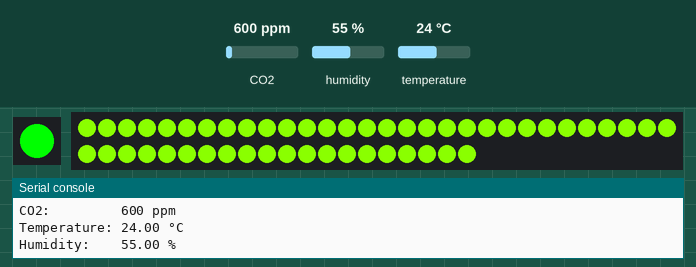
A program run on a simulated Raspberry Pi Pico running MicroPython. Shown: 1 RGB LEDs in strip order, left to right, 50 RGB LEDs in strip order, left to right, continuing on the next row, the last lines printed to the serial console. Inputs (shaded band) come from the test bench; at power-on: CO2 600 ppm, humidity 55 %, temperature 24 °C.

Above: at 1.2 s.
1.3 s: CO2 set to 452 ppm
4.3 s: CO2 set to 1700 ppm
At 5.0 s:
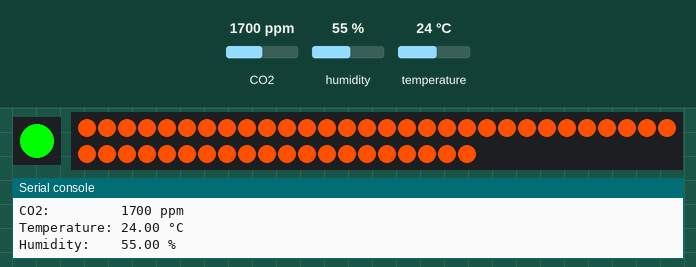
7.3 s: CO2 set to 1050 ppm
At 8.0 s:
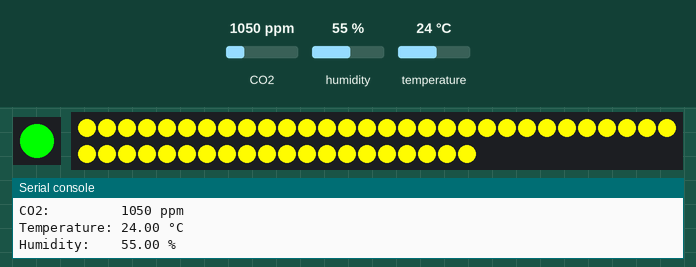
Timing chart, 0 to 10.3 s (numbered marks = the images above; inputs shaded):
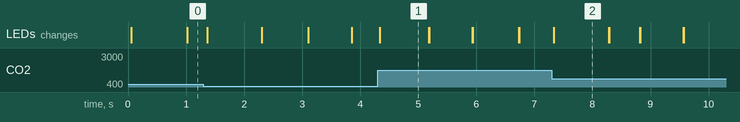

Measured:
- after the input at 4.3 s, the LEDs: change at once (image 1)
- after the input at 7.3 s, the LEDs: change at once (image 2)
- what the display in image 1 shows lasts 0.9 s, from 4.3 s to 5.2 s
- what the display in image 2 shows lasts 1.0 s, from 7.3 s to 8.3 s

The program:

co2.py
```python
import time

import breakout_scd41 as scd
import machine
from pimoroni import RGBLED

import plasma

"""
Reads CO2 level from an SCD41 breakout...
... and changes the LED strip an appropriate colour.
https://shop.pimoroni.com/products/scd41-co2-sensor-breakout
"""

# set how many LEDs you have
NUM_LEDS = 50

BRIGHTNESS = 1.0

# the range of readings to map to colours
# https://www.kane.co.uk/knowledge-centre/what-are-safe-levels-of-co-and-co2-in-rooms
MIN = 400
MAX = 2000

# pick what bits of the colour wheel to use (from 0-360°)
# https://www.cssscript.com/demo/hsv-hsl-color-wheel-picker-reinvented/
HUE_START = 100  # green
HUE_END = 0  # red

# Pick *one* LED type by uncommenting the relevant line below:
# WS2812 / NeoPixel™ LEDs
led_strip = plasma.WS2812(NUM_LEDS)

# APA102 / DotStar™ LEDs
# led_strip = plasma.APA102(NUM_LEDS)

# set up I2C
i2c = machine.I2C()

# set up onboard LED
led = RGBLED("LED_R", "LED_G", "LED_B")

led.set_rgb(0, 0, 0)

# Start updating the LED strip
led_strip.start()

# set up SCD41 breakout
scd.init(i2c)
scd.start()

print("Waiting for SCD41 to be ready")

while True:
    if scd.ready():
        co2, temperature, humidity = scd.measure()
        print(f"""
CO2:         {co2} ppm
Temperature: {temperature:.2f} °C
Humidity:    {humidity:.2f} %""")

        # calculates a colour
        hue = max(0, HUE_START + ((co2 - MIN) * (HUE_END - HUE_START) / (MAX - MIN)))

        # set the leds
        for i in range(NUM_LEDS):
            led_strip.set_hsv(i, hue / 360, 1.0, BRIGHTNESS)

        # flash the onboard LED so you can tell when the script is running
        led.set_rgb(0, 255, 0)
        time.sleep(0.05)
        led.set_rgb(0, 0, 0)
```
